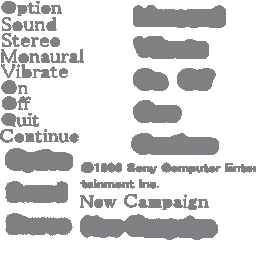
#> input picture gfx/ui/5718_3.png, 256 x 256 px
$ python -i optimize_disc1_textures.py   (imports and definitions only)
#> lines starting #> are read from the running program, lines starting #| are printed output that depends on the picture; after the words box and inside, x2 and y2 are one past the last pixel; in counts of white or black regions, pixels touching at a corner belong together
"""Clear fully transparent RGB and recompress PNGs, preserving visible pixels."""
import argparse
import hashlib
import json
import os
import tempfile
from pathlib import Path

from PIL import Image, ImageChops


def optimize_image(path):
#> called with path = '../gfx/ui/5718_3.png'
    path = Path(path)
    before_bytes = path.read_bytes()
    before_hash = hashlib.sha256(before_bytes).hexdigest()
    with Image.open(path) as image:
#> image is the input picture: PIL image 256x256 RGBA; mean R, G, B, A 0, 0, 2.3, 37.7
        assert image.mode == 'RGBA', (path, image.mode)
        before = image.copy()
    alpha = before.getchannel('A')
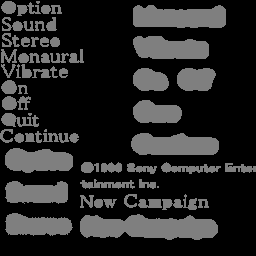
#> alpha: PIL image 256x256 L; min 0, max 127, mean 37.7
    invisible = alpha.point(lambda value: 255 if value == 0 else 0)
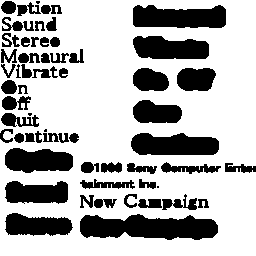
#> invisible: PIL image 256x256 L; 70.3% white; 64 black regions (4 under 20 px), largest, box (x1, y1, x2, y2) and area: (80, 214, 218, 240) 2671, (133, 5, 226, 28) 1789, (131, 133, 219, 155) 1621
    candidate = before.copy()
    candidate.paste((0, 0, 0, 0), mask=invisible)
    pixels_identical = candidate.tobytes() == before.tobytes()
#> pixels_identical = True
    handle = tempfile.NamedTemporaryFile(dir=path.parent, suffix='.optimization.tmp.png', delete=False)
    temporary = Path(handle.name)
    handle.close()
    try:
        candidate.save(temporary, optimize=True, compress_level=9)
        with Image.open(temporary) as image:
            decoded = image.convert('RGBA')
        assert decoded.size == before.size
        assert decoded.getchannel('A').tobytes() == alpha.tobytes(), f'Alpha changed: {path}'
        difference = ImageChops.difference(before.convert('RGB'), decoded.convert('RGB'))
#> difference: PIL image 256x256 RGB; every value is 0
        difference.paste((0, 0, 0), mask=invisible)
        assert difference.getbbox() is None, f'Visible RGB changed: {path}'
        assert hashlib.sha256(path.read_bytes()).hexdigest() == before_hash, f'Concurrent change: {path}'
        rewritten = temporary.stat().st_size < len(before_bytes)
        if rewritten:
            os.replace(temporary, path)
        result = {
            'path': path.as_posix(), 'beforeBytes': len(before_bytes), 'afterBytes': path.stat().st_size,
            'rewritten': rewritten, 'dimensions': list(before.size), 'alphaExact': True,
            'visibleRgbExact': True, 'decodedPixelsIdentical': pixels_identical if rewritten else True,
            'beforeSha256': before_hash, 'afterSha256': hashlib.sha256(path.read_bytes()).hexdigest(),
        }
        assert result['afterBytes'] <= result['beforeBytes']
        return result
    finally:
        temporary.unlink(missing_ok=True)


def optimize_batch(plan_path, worker):
    plan = json.loads(Path(plan_path).read_text())
    jobs = [job for job in plan['jobs'] if job['worker'] == worker]
    assert jobs
    report_path = Path(plan['reportDirectory']) / f'worker-{worker}.json'
    assert not report_path.exists(), 'Do not rerun a completed/partial batch without inspecting its report'
    report = {'worker': worker, 'complete': False, 'screens': []}
    for job in jobs:
        directory = Path(job['directory'])
        names = job['names']
        assert len(names) == len(set(names))
        before_composite = Image.new('RGBA', tuple(job['dimensions']))
        after_composite = Image.new('RGBA', tuple(job['dimensions']))
        layers = []
        for name in names:
            path = directory / name
            with Image.open(path) as image:
                assert list(image.size) == job['dimensions']
                before_composite.alpha_composite(image.convert('RGBA'))
            result = optimize_image(path)
            layers.append(result)
            with Image.open(path) as image:
                after_composite.alpha_composite(image.convert('RGBA'))
        assert before_composite.tobytes() == after_composite.tobytes(), f'Composite changed: {job["cut"]}'
        screen = {'cut': job['cut'], 'kind': job['kind'], 'directory': job['directory'],
                  'beforeBytes': sum(layer['beforeBytes'] for layer in layers),
                  'afterBytes': sum(layer['afterBytes'] for layer in layers),
                  'compositePixelsIdentical': True, 'layers': layers}
        report['screens'].append(screen)
        report_path.write_text(json.dumps(report, indent=2) + '\n')
        if len(report['screens']) % 10 == 0:
            print(json.dumps({'worker': worker, 'completed': len(report['screens']), 'assigned': len(jobs)}), flush=True)
    report['complete'] = True
    report_path.write_text(json.dumps(report, indent=2) + '\n')
    print(json.dumps({'worker': worker, 'complete': True, 'screens': len(jobs),
                      'beforeBytes': sum(s['beforeBytes'] for s in report['screens']),
                      'afterBytes': sum(s['afterBytes'] for s in report['screens'])}), flush=True)


# [6 lines not run here, left out]

>>> result = optimize_image('../gfx/ui/5718_3.png')
